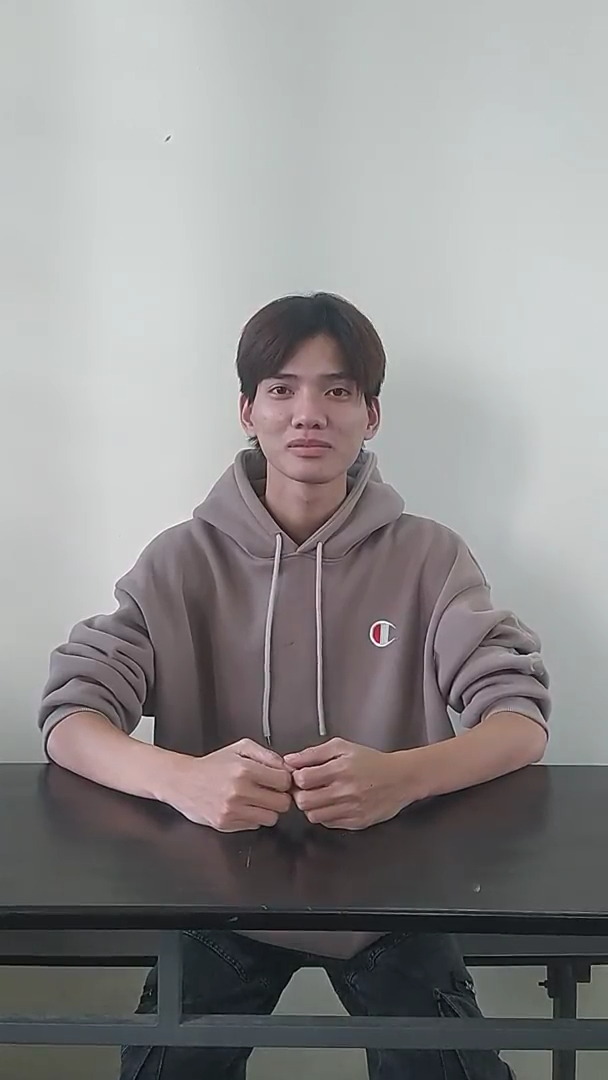
#> input picture assets/khanhduong0.png, 608 x 1080 px, given in place of classroom3.mp4, which was not available
$ python KLT_Haar-like.py
#> lines starting #> are read from the running program, lines starting #| are printed output that depends on the picture; after the words box and inside, x2 and y2 are one past the last pixel; in counts of white or black regions, pixels touching at a corner belong together; pictures that were not available may be replaced by others from this repository, and a replacement may not be noted
import cv2
import numpy as np

# KLT parameters
feature_params = dict(maxCorners=100, qualityLevel=0.3, minDistance=7, blockSize=7)
lk_params = dict(winSize=(15, 15), maxLevel=2, criteria=(cv2.TERM_CRITERIA_EPS | cv2.TERM_CRITERIA_COUNT, 10, 0.03))

face_cascade = cv2.CascadeClassifier(r'E:\Python\CV\HaarCascade-Face-detection\haar-like_model.xml')

cap = cv2.VideoCapture(r'E:\Python\CV\haar-like_dataset\test_video\classroom3.mp4')
#cap = cv2.VideoCapture(0)

ret, old_frame = cap.read()
#> old_frame is the input picture: shape (1080, 608, 3); mean B, G, R 141.6, 141.5, 143.1
gray_old = cv2.cvtColor(old_frame, cv2.COLOR_BGR2GRAY)
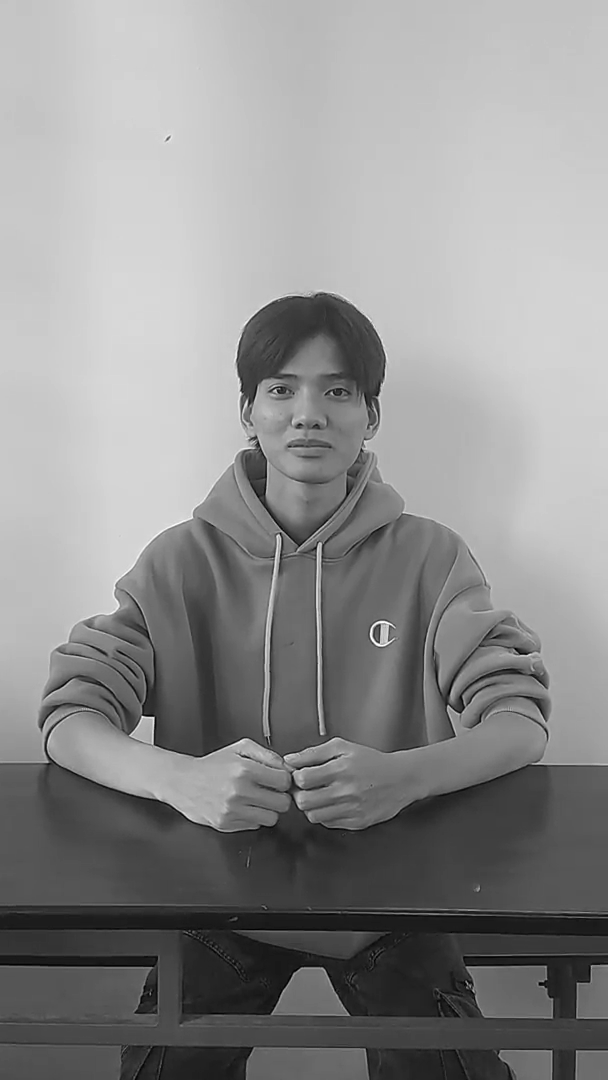
#> gray_old: shape (1080, 608); min 0, max 255, mean 142

output_width = 1000
output_height = 500


while True:
    ret, frame = cap.read()
    if not ret:
        break

    gray_frame = cv2.cvtColor(frame, cv2.COLOR_BGR2GRAY)
    faces = face_cascade.detectMultiScale(gray_frame, scaleFactor=1.1, minNeighbors=5, minSize=(30, 30))
#> faces = [[272, 456, 66, 66], [235, 333, 145, 145]]

    for (x, y, w, h) in faces:
        roi = (x, y, w, h)

        mask = np.zeros_like(gray_frame)
        mask[y:y+h, x:x+w] = 255

        p0 = cv2.goodFeaturesToTrack(gray_frame, mask=mask, **feature_params)

        if p0 is not None:
            p0 = p0.reshape(-1, 1, 2).astype(np.float32)
            gray_frame = cv2.cvtColor(frame, cv2.COLOR_BGR2GRAY)

            # KLT
            p1, st, err = cv2.calcOpticalFlowPyrLK(gray_old, gray_frame, p0, None, **lk_params)

            good_new = p1[st == 1]

            roi_x, roi_y, roi_w, roi_h = cv2.boundingRect(good_new)
            roi = (roi_x, roi_y, roi_w, roi_h)

            frame = cv2.rectangle(frame, (x, y), (x + w, y + h), (0, 255, 0), 2)
#> this loop made 2 passes
#> (x, y, w, h, st, err, roi_x, roi_y) on passes 1 to 2: (272, 456, 66, 66, [1, 1, 1, 1, 1], [0, 0, 0, 0, 0], 297, 457), (235, 333, 145, 145, [1, 1, 1, 1, 1, 1, 1, 1], [0, 0.00375, 0, 0, 0, 0.000139, 0, 0], 242, 391)
#> pass 1, `frame = cv2.rectangle(frame, (x, y), (x + w, y + h), (0, 255, 0), 2)`:
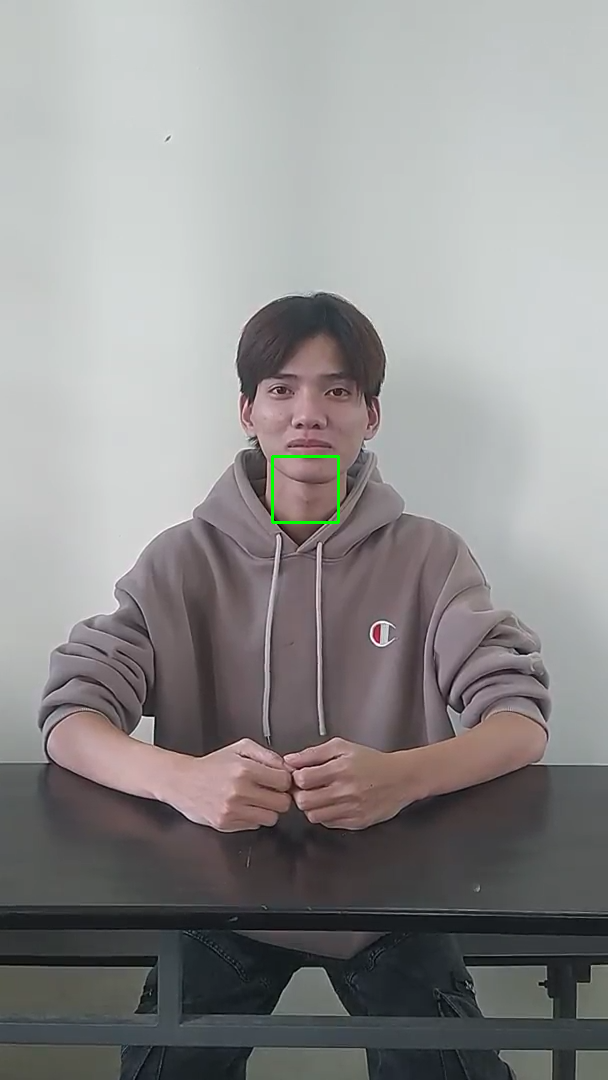
#> frame: shape (1080, 608, 3); 0.12% of pixels changed, all inside (x1, y1, x2, y2) = (271, 455, 340, 524)
#> pass 2, `frame = cv2.rectangle(frame, (x, y), (x + w, y + h), (0, 255, 0), 2)`:
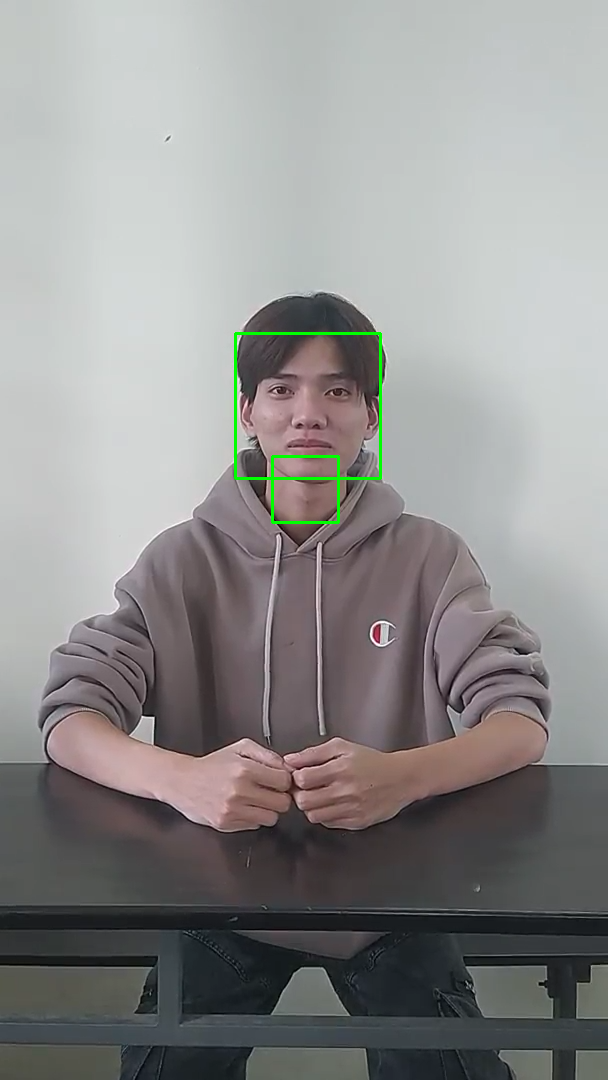
#> frame: shape (1080, 608, 3); 0.26% of pixels changed, all inside (x1, y1, x2, y2) = (234, 332, 382, 480)
#> after the loop:
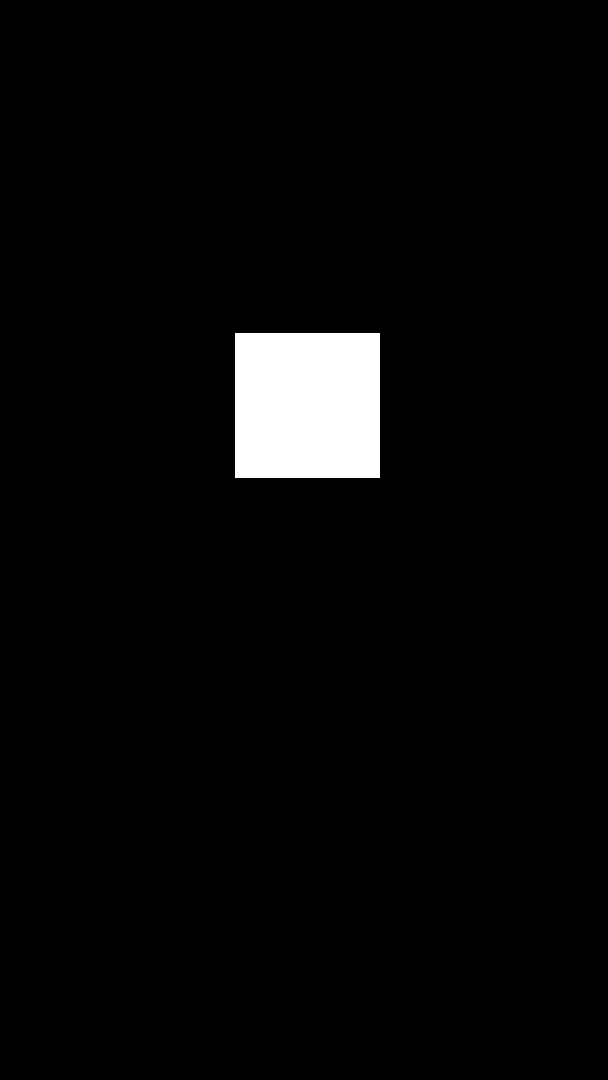
#> mask: shape (1080, 608); 3.2% white; 1 white region, box (x1, y1, x2, y2) and area: (235, 333, 380, 478) 21025
#> after the loop, good_new = [[275, 391], [255, 439], [331, 391], [364, 441], [376, 398], [256, 446], [362, 450], [242, 394]]; p1 has the same summary as good_new; roi_h = 59; roi_w = 135; roi_x = 242; roi_y = 391

    resized_frame =  cv2.resize(frame, (0, 0), fx=0.4, fy=0.4)
    cv2.imshow('Tracking', resized_frame)

    if cv2.waitKey(1) & 0xFF == ord('q'):
#> (key q is pressed here)
        break

cap.release()
cv2.destroyAllWindows()

$ run again, on assets/khanhduong3.png
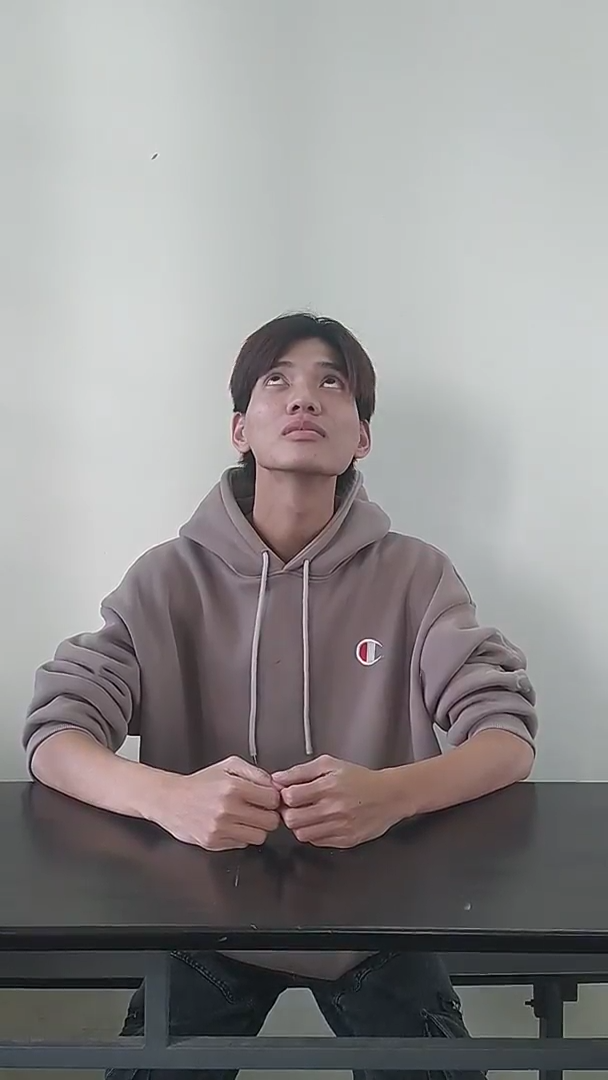
#> input picture assets/khanhduong3.png, 608 x 1080 px, given in place of classroom3.mp4, which was not available
#> old_frame is the input picture: shape (1080, 608, 3); mean B, G, R 142.7, 142.5, 144.5
#> `gray_old = cv2.cvtColor(old_frame, cv2.COLOR_BGR2GRAY)`:
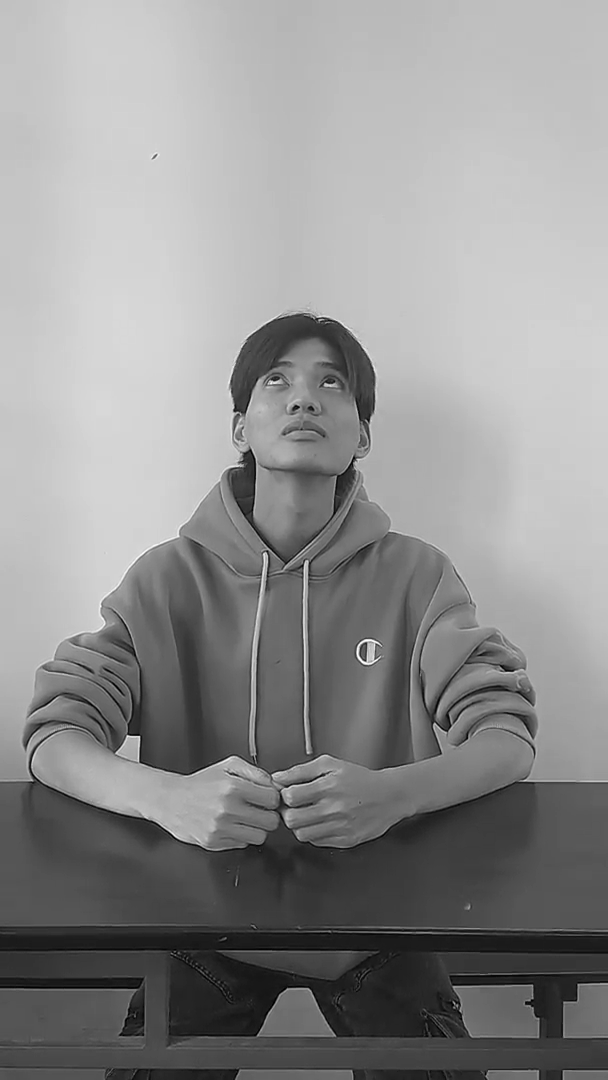
#> gray_old: shape (1080, 608); min 0, max 255, mean 143
#> faces = [[242, 332, 118, 118]]
#> the loop `for (x, y, w, h) in faces:` made 1 pass
#> (x, y, w, h, st, err, roi_x, roi_y) on pass 1: (242, 332, 118, 118, [1, 1, 1, 1, 1, 1, 1, 1, 1, 1], [0, 0, 0, 0, 0, 0, 0, 0, 0, 0], 242, 379)
#> after the loop `for (x, y, w, h) in faces:`:
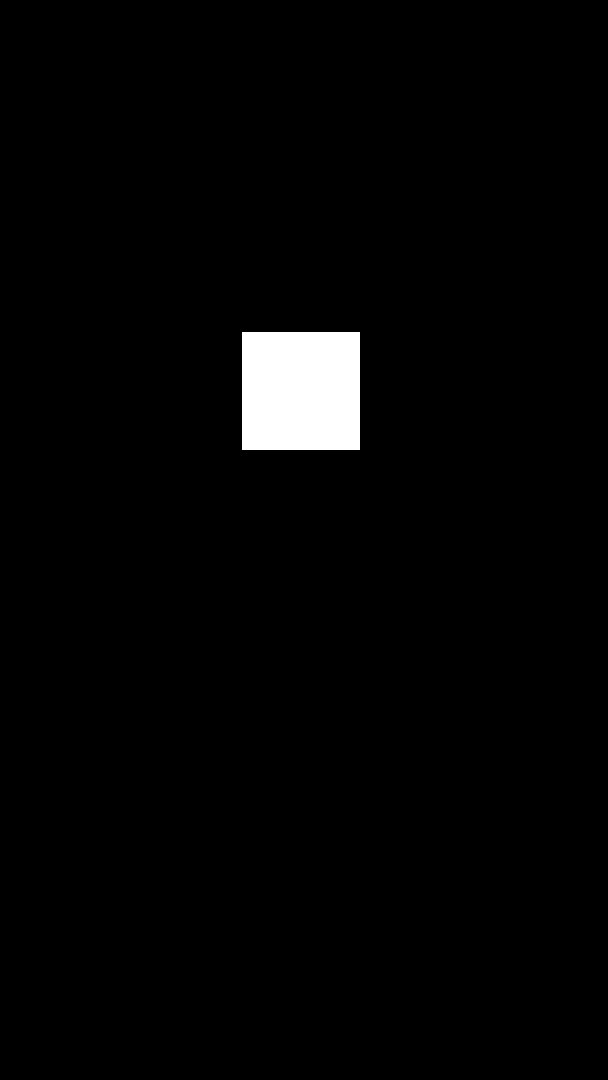
#> mask: shape (1080, 608); 2.1% white; 1 white region, box (x1, y1, x2, y2) and area: (242, 332, 360, 450) 13924
#> after the loop `for (x, y, w, h) in faces:`: good_new = [[248, 449], [324, 383], [296, 407], [269, 381], [242, 414], [311, 408], [281, 379], [289, 412], [336, 382], [283, 433]]; p1 has the same summary as good_new; roi_h = 71; roi_w = 95; roi_x = 242; roi_y = 379
